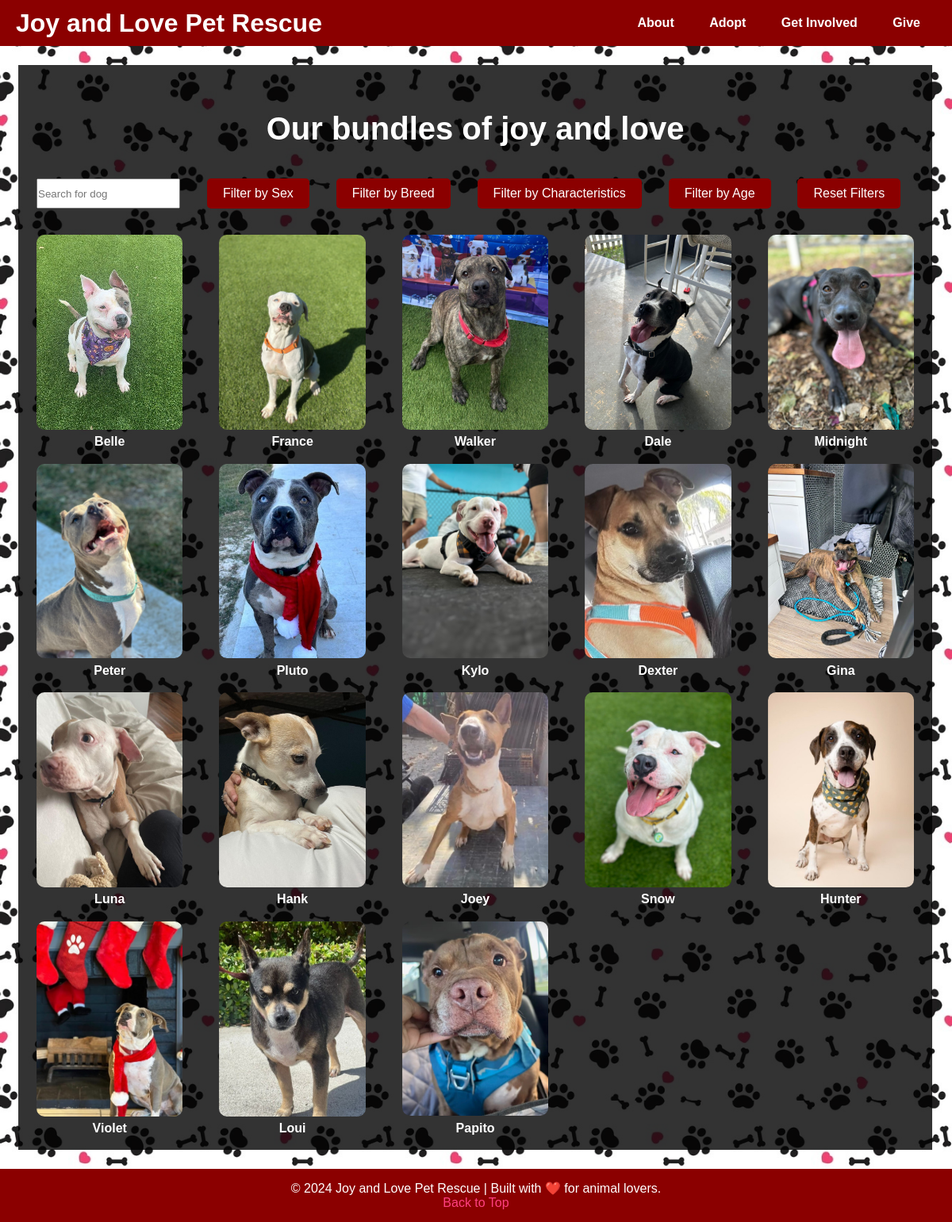
The page /adopt on the database its author committed.
### Database/sql_table_joyandlove.py (models this page shows)
class Base(DeclarativeBase):
    metadata = metadata
    type_annotation_map = type_annotation_map
    mapper_registry = mapper_registry

class Dogs(Base):
    __tablename__ = 'Dogs'
    dog_id: Mapped[int] = mapped_column(Integer, primary_key = True, autoincrement = True)
    name: Mapped[str] = mapped_column(String(255), nullable = False)
    age: Mapped[int] = mapped_column(Integer, nullable = False)
    story: Mapped[str] = mapped_column(String(1000), nullable = False)
    sex: Mapped[str] = mapped_column(sex_enum, nullable = False)
    age_desc: Mapped[str] = mapped_column(ym_enum, nullable = False)
    adopted: Mapped[bool] = mapped_column(Boolean, default = False, nullable = False)
    fee: Mapped[float] = mapped_column(Float, nullable = False)
    race = relationship('Raza', back_populates = 'breed_tracker')
    descriptor = relationship('character', back_populates = 'characteristic_tracker')
    image = relationship('dog_image', back_populates = 'image_tracker')

### Backend_Frontend/joyandlove_web_routes.py (the view)
@joyandlove_web.route("/adopt", methods = ['GET', 'POST'])
def adopt():
    available_dogs = session.query(Dogs).filter_by(adopted = False).all()
    """Populating adopt page"""
    breeds = set()
    characteristics = set()
    img_path = set()
    for dog in available_dogs:
        behaviors = session.query(character).filter_by(dog_id = dog.dog_id).all()
        typeDog = session.query(Raza).filter_by(dog_id = dog.dog_id).all()
        imgs = session.query(dog_image).filter_by(dog_id = dog.dog_id).all()
        for race in typeDog:
            breeds.add(race.breed)
        for behavior in behaviors:
            characteristics.add(behavior.characteristic)
        for img in imgs:
            img_path.add(img.img)
    breeds = list(breeds)
    characteristics = list(characteristics)
    img_path = list(img_path)
    flaskSession['available_dogs'] = [
        {
            'dog_id': dog.dog_id,
            'name': dog.name,
            'age': dog.age,
            'sex': dog.sex,
            'age_desc': dog.age_desc,
        }
        for dog in available_dogs
    ]
    return render_template("adopt.html", available_dogs = flaskSession['available_dogs'], breeds = breeds, characteristics = characteristics, image = img_path)

### Backend_Frontend/templates/adopt.html (shortened to what this page needs)
<!DOCTYPE html>
<html lang="en">
<head>
    <link rel="stylesheet" href="{{ url_for('static', filename='css/adopt.css') }}">
</head>
<body>
    <header>
        <h1 onclick="redirect('home')">Joy and Love Pet Rescue</h1>
        <nav>
            <div class="dropdown">
                <button class="dropbtn">About</button>
            </div>
            <div class="dropdown">
                <button class="dropbtn">Adopt</button>
            </div>
            <div class="dropdown">
                <button class="dropbtn">Get Involved</button>
            </div>
            <div class="dropdown">
                <button class="dropbtn">Give</button>
            </div>
        </nav>
    </header>
    {% if session.get('dog_details') %}
        {% set dog = session.get('dog_details') %}
        <button class="back-button" onclick="clearSessionAndGoBack()">← Back to All Dogs</button>
        <div class="dog-details">
            <div class="dog-images">
                {% for image in dog['img'] %}
                    <img src="{{ url_for('static', filename='images/' + image) }}" alt="{{ image }}">
                {% endfor %}
            </div>
            <h2>{{ dog['name'] }}</h2>
            <p>Age: {{ dog['age'] }} {{ dog['age_desc'] }}s old</p>
            <p>Sex: {{ dog['sex'] }}</p>
            <p>Breed: {{ dog['breed'] }}</p>
            <p>Characteristics: {{ dog['behaviors'] }}</p>
            <p>Description: {{ dog['story'] }}</p>
            <a href="https://www.adoptapet.com/shelter/pet-reports/available_pets_form" target="_blank">Adoption Application Here</a>
        </div>
    {% else %}
    <div class = "adopt-background">
        <br>
        <div class="title">Our bundles of joy and love</div>
        <div class="filter-section">
            <div class="name-box">
                <input type="text" id="name" name="name" placeholder="Search for dog" onkeyup = "applyFilters()" value = "">
            </div>
            <div class="filter-container">
                <button class = "filter-btn" onclick="toggleDropdown('sexDropdown')">Filter by Sex</button>
            </div>
            <div class="filter-container">
                <button class = "filter-btn" onclick="toggleDropdown('breedDropdown')">Filter by Breed</button>
            </div>
            <div class="filter-container">
                <button class = "filter-btn" onclick="toggleDropdown('characteristicDropdown')">Filter by Characteristics</button>
            </div>
            <div class = "filter-container">
                <button class = "filter-btn" onclick = "toggleDropdown('ageDropdown')">Filter by Age</button>
            </div>
            <div class = "filter-container">
                <button class = "resetFilters-btn" onclick="resetFilters()">Reset Filters</button>
            </div>
        </div>
        <div class="dog-grid">
        {% for dog in available_dogs %}
            <div class="dog-item">
                <form action="{{ url_for('dog_details', dog_id=dog['dog_id']) }}" method="GET">
                    <button type="submit" class="dog-button">
                        <img src="{{ url_for('static', filename='images/' + dog['name']|lower + '1.jpeg') }}" alt="Image of {{ dog['name'] }}">
                    </button>
                    <p><strong>{{ dog['name'] }}</strong></p>
                </form>
            </div>
        {% else %}
        <p>No dogs available for adoption at this time.</p>
        {% endfor %}
        </div>
    </div>
        {% endif %}
    <footer>
        <p>&copy; 2024 Joy and Love Pet Rescue | Built with ❤️ for animal lovers.</p>
        <a href="#top">Back to Top</a>
    </footer>
</body>
</html>

### Backend_Frontend/static/css/adopt.css (style rules this page uses)
* { margin: 0; padding: 0; box-sizing: border-box; font-family: Arial, sans-serif; }
body { background-image: url('../images/background_joyandlove_website.jpg'); background-repeat: repeat; background-size: 39%; color: white; overflow-x: hidden; }
header { background-color: darkred; color: #fff; display: flex; justify-content: space-between; align-items: center; padding: 10px 20px; }
header h1 { color: white; font-size: 2em; }
.dropbtn { background-color: darkred; color: white; padding: 10px 20px; font-size: 1em; border: none; cursor: pointer; text-align: left; font-weight: bold; }
footer { background-color: darkred; color: white; text-align: center; padding: 15px 0; }
footer a { color: #ff4081; text-decoration: none; }
.dropdown { position: relative; display: inline-block; }
.title { text-align: center; margin: 40px 0; font-size: 2.5em; font-weight: bold; color: white; }
.filter-section { display: flex; gap: 3%; margin-left: 2%; margin-bottom: 10px; flex-wrap: wrap; }
.name-box input { height: 100%; }
.filter-container { position: relative; display: inline-block; }
.filter-container button { background-color: darkred; color: white; padding: 10px 20px; font-size: 1em; border: none; cursor: pointer; text-align: center; border-radius: 5px; display: block; }
.dog-grid { display: grid; grid-template-columns: repeat(5, minmax(200px, 1fr)); gap: 0; padding-top: 2%; justify-content: center; }
.dog-item { display: flex; flex-direction: column; align-items: center; text-align: center; padding-bottom: 8%; }
.dog-item { color: black; }
.dog-item p { margin-top: 1%; font-size: 1em; font-weight: bold; color: white; }
.dog-button { background: none; border: none; padding: 0; cursor: pointer; display: inline-block; }
.dog-button img { width: 80%; height: auto; border-radius: 10px; transition: opacity 0.3s ease; }
.adopt-background { background-color: rgba(0, 0, 0, 0.8); margin-bottom: 2%; min-height: 100vh; margin-top: 2%; width: 96%; position: relative; transform: translateX(2%); }

### rows shown on the page
Dogs: shows a picture, name "Belle"
Dogs: shows a picture, name "France"
Dogs: shows a picture, name "Walker"
Dogs: shows a picture, name "Dale"
Dogs: shows a picture, name "Midnight"
Dogs: shows a picture, name "Peter"
Dogs: shows a picture, name "Pluto"
Dogs: shows a picture, name "Kylo"
Dogs: shows a picture, name "Dexter"
Dogs: shows a picture, name "Gina"
Dogs: shows a picture, name "Luna"
Dogs: shows a picture, name "Hank"
Dogs: shows a picture, name "Joey"
Dogs: shows a picture, name "Snow"
Dogs: shows a picture, name "Hunter"
Dogs: shows a picture, name "Violet"
Dogs: shows a picture, name "Loui"
Dogs: shows a picture, name "Papito"
